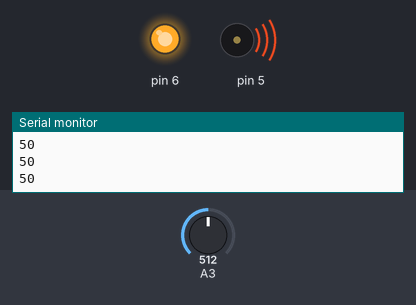
Recording of a sketch running on a simulated Arduino Uno, built with avr-gcc and run on an emulated ATmega328P. On the bench: output pins drawn as LEDs (lit = HIGH), buzzer (waves = sounding), the last lines printed to the serial monitor. The test bench sets the inputs (shaded band); at power-on: A3 = 512.

Above: at 1.2 s.
1.3 s: A3 set to 230
2.8 s: A3 set to 202
At 4.0 s:
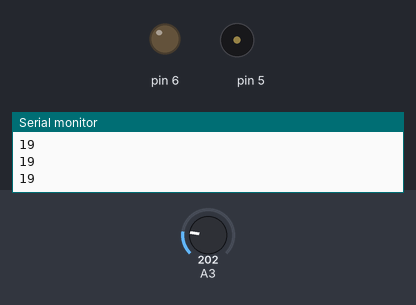
4.3 s: A3 set to 306
At 5.2 s:
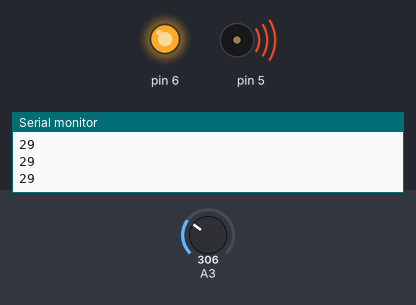
5.8 s: A3 set to 122
At 6.4 s:
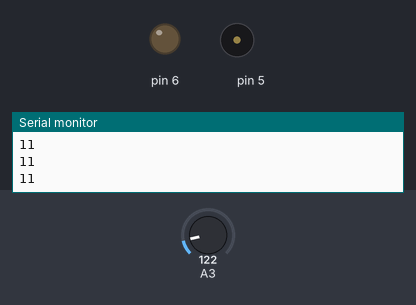
Timing chart, 0 to 8.3 s (numbered marks = the images above; inputs shaded):
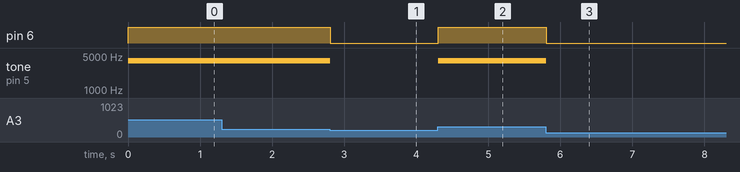

The sketch:

Antitheft_Alarm.ino
```cpp
//anitheft alarm
//this code will give an alarm when it senses unusal activity like a light in the room
int raw_val;
int sensval;
void setup() {
  // put your setup code here, to run once:
pinMode(6, OUTPUT);
pinMode(5, OUTPUT);
pinMode(A3, INPUT);
Serial.begin(9600);


}

void loop() {
  // put your main code here, to run repeatedly:
raw_val=analogRead(A3);
sensval=map(raw_val, 0, 1023, 0, 100);
Serial.println(sensval);
if(sensval>20){
  tone(5,4000);
  digitalWrite(6,HIGH);
}
else{
 noTone(5);
 digitalWrite(6,LOW);
  }

}
```

Measured:
- the behaviour switches between 215 and 214 on A3 (found by bisection; images 0 and 1)
- after the input at 2.8 s, pin 6: HIGH → LOW at once; tone on pin 5: 4000 Hz → silent at once
- after the input at 4.3 s, pin 6: LOW → HIGH at once; tone on pin 5: silent → 4000 Hz at once
- after the input at 5.8 s, pin 6: HIGH → LOW at once; tone on pin 5: 4000 Hz → silent at once
